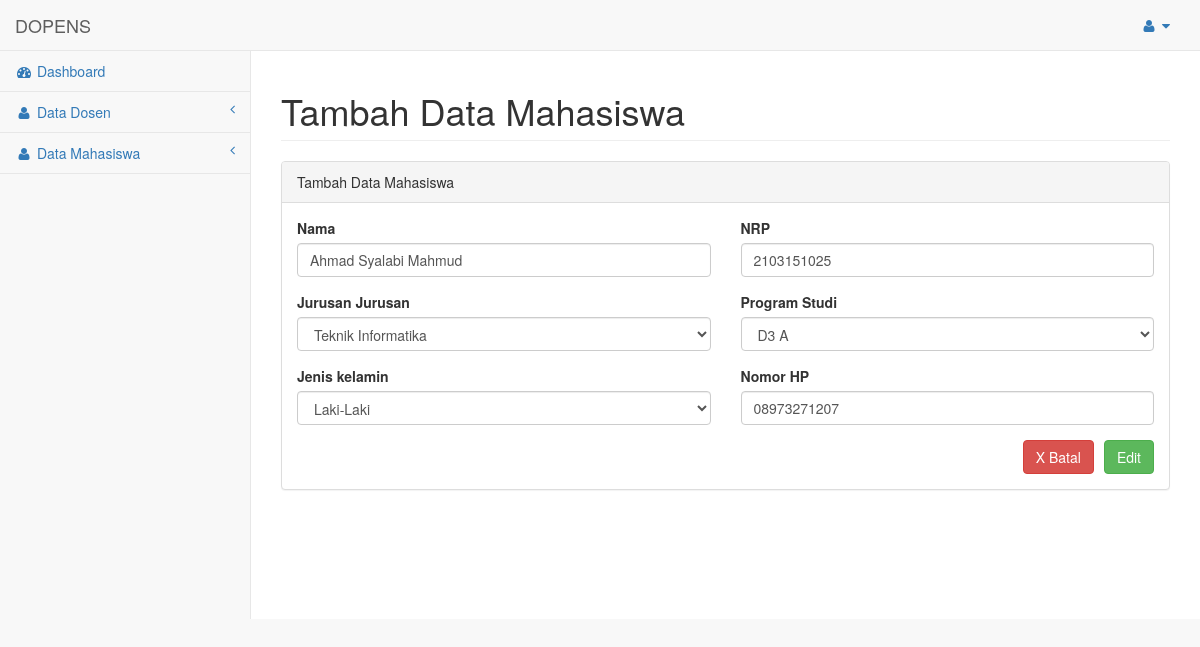
The app's page /pages/edit_mahasiswa.php?id=1 with its own data.
### tables this page shows
CREATE TABLE `data_mahasiswa` (
  `id` int(11) NOT NULL,
  `nama` varchar(255) NOT NULL,
  `nrp` varchar(15) NOT NULL,
  `jurusan` varchar(255) NOT NULL,
  `prodi` varchar(255) NOT NULL,
  `jenis_kelamin` varchar(15) NOT NULL,
  `no_hp` varchar(15) NOT NULL,
  `foto` varchar(255) NOT NULL,
  `url_foto` varchar(255) NOT NULL
);

### pages/edit_mahasiswa.php (the view, shortened to what this page needs)
<?php
    include '../library/config.php';
    $id = $_GET['id'];
?>
<!DOCTYPE html>
<html lang="en">
<head>
    <link href="../vendor/bootstrap/css/bootstrap.min.css" rel="stylesheet">
    <link href="../vendor/metisMenu/metisMenu.min.css" rel="stylesheet">
    <link href="../dist/css/sb-admin-2.css" rel="stylesheet">
    <link href="../vendor/morrisjs/morris.css" rel="stylesheet">
    <link href="../vendor/font-awesome/css/font-awesome.min.css" rel="stylesheet" type="text/css">
</head>
<body>
    <div id="wrapper">
        <nav class="navbar navbar-default navbar-static-top" role="navigation" style="margin-bottom: 0">
            <div class="navbar-header">
                <a class="navbar-brand" href="index.php">DOPENS</a>
            </div>
            <ul class="nav navbar-top-links navbar-right">
                <li class="dropdown">
                    <a class="dropdown-toggle" data-toggle="dropdown" href="#">
                        <i class="fa fa-user fa-fw"></i> <i class="fa fa-caret-down"></i>
                    </a>
                </li>
            </ul>
            <div class="navbar-default sidebar" role="navigation">
                <div class="sidebar-nav navbar-collapse">
                    <ul class="nav" id="side-menu">
                        <li>
                            <a href="index.php"><i class="fa fa-dashboard fa-fw"></i> Dashboard</a>
                        </li>
                        <li>
                            <a href="datadosen.php"><i class="fa fa-user fa-fw"></i> Data Dosen<span class="fa arrow"></span></a>
                        </li>
                        <li>
                            <a href="datamahasiswa.php"><i class="fa fa-user fa-fw"></i> Data Mahasiswa<span class="fa arrow"></span></a>
                        </li>
                    </ul>
                </div>
            </div>
        </nav>
        <?php
            $sql = "SELECT * FROM data_mahasiswa WHERE id='$id'";
            $result = mysqli_query($conn, $sql);
            $row = mysqli_fetch_assoc($result);
        ?>
        <div id="page-wrapper">
            <div class="row">
                <div class="col-lg-12">
                    <h1 class="page-header">Tambah Data Mahasiswa</h1>
                </div>
            </div>
            <div class="row">
                <div class="col-lg-12">
                    <div class="panel panel-default">
                        <div class="panel-heading">
                            Tambah Data Mahasiswa
                        </div>
                        <div class="panel-body">
                            <div class="row">
                                <form action="edit_mahasiswa.php?id=<?php echo $row['id'] ?>" method="POST" role="form" enctype="multipart/form-data">
                                    <div class="col-lg-6">
                                        <div class="form-group">
                                            <label>Nama</label>
                                            <input class="form-control" value="<?php echo $row['nama'] ?>" name="nama" required="required">
                                        </div>
                                    </div>
                                    <div class="col-lg-6">
                                        <div class="form-group">
                                            <label>NRP</label>
                                            <input class="form-control" value="<?php echo $row['nrp'] ?>" name="nrp">
                                        </div>
                                    </div>
                                    <div class="col-lg-6">
                                        <div class="form-group">
                                            <label>Jurusan</label>
                                            <label>Jurusan</label>
                                            <select class="form-control" name="jurusan">
                                                <option <?php if($row['jurusan'] == 'Teknik Informatika') echo 'selected = "selected"'; ?> value="Teknik Informatika">Teknik Informatika</option>
                                            </select>
                                        </div>
                                    </div>
                                    <div class="col-lg-6">
                                        <div class="form-group">
                                            <label>Program Studi</label>
                                            <select class="form-control" name="prodi">
                                                <option <?php if($row['prodi'] == 'D3 A') echo 'selected = "selected"'; ?> value="D3 A">D3 A</option>
                                            </select>
                                        </div>
                                    </div>
                                    <div class="col-lg-6">
                                        <div class="form-group">
                                            <label>Jenis kelamin</label>
                                            <select class="form-control" name="jk">
                                                <option <?php if($row['jenis_kelamin'] == 'Laki-Laki') echo 'selected = "selected"'; ?> value="Laki-Laki">Laki-Laki</option>
                                            </select>
                                        </div>
                                    </div>
                                    <div class="col-lg-6">
                                        <div class="form-group">
                                            <label>Nomor HP</label>
                                            <input class="form-control" value="<?php echo $row['no_hp'] ?>" name="no_hp">
                                        </div>
                                    </div>
                                    <div class="col-lg-12">
                                        <input type="submit" class="btn btn-success" name="add" value="Edit" style="float: right;">
                                        <a href="datamahasiswa.php" class="btn btn-danger" name="batal" style="float: right; margin-right: 10px;">X Batal</a>
                                    </div>
                                    <br>
                                </form>
                            </div>
                        </div>
                    </div>
                </div>
            </div>
        </div>
    </div>
</body>
</html>

### records on screen
data_mahasiswa: nama "Ahmad Syalabi Mahmud", nrp "2103151025", jurusan "Teknik Informatika", prodi "D3 A", jk "Laki-Laki", no_hp "08973271207"
